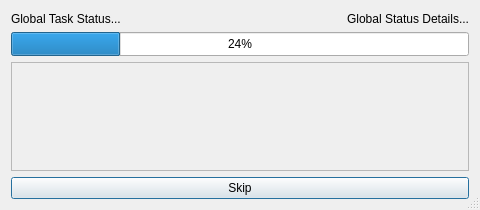
<?xml version="1.0" encoding="UTF-8"?>
<ui version="4.0">
 <class>ProgressDialog</class>
 <widget class="QDialog" name="ProgressDialog">
  <property name="geometry">
   <rect>
    <x>0</x>
    <y>0</y>
    <width>480</width>
    <height>210</height>
   </rect>
  </property>
  <property name="sizePolicy">
   <sizepolicy hsizetype="Preferred" vsizetype="Preferred">
    <horstretch>1</horstretch>
    <verstretch>1</verstretch>
   </sizepolicy>
  </property>
  <property name="minimumSize">
   <size>
    <width>480</width>
    <height>210</height>
   </size>
  </property>
  <property name="windowTitle">
   <string>Por favor espera...</string>
  </property>
  <property name="sizeGripEnabled">
   <bool>true</bool>
  </property>
  <layout class="QVBoxLayout" name="verticalLayout" stretch="0,0,0,0">
   <item>
    <layout class="QHBoxLayout" name="horizontalLayout" stretch="1,0">
     <item>
      <widget class="QLabel" name="globalStatusLabel">
       <property name="sizePolicy">
        <sizepolicy hsizetype="Preferred" vsizetype="Fixed">
         <horstretch>0</horstretch>
         <verstretch>0</verstretch>
        </sizepolicy>
       </property>
       <property name="minimumSize">
        <size>
         <width>0</width>
         <height>15</height>
        </size>
       </property>
       <property name="text">
        <string>Global Task Status...</string>
       </property>
       <property name="wordWrap">
        <bool>true</bool>
       </property>
      </widget>
     </item>
     <item>
      <widget class="QLabel" name="globalStatusDetailsLabel">
       <property name="text">
        <string>Global Status Details...</string>
       </property>
       <property name="alignment">
        <set>Qt::AlignRight|Qt::AlignTrailing|Qt::AlignVCenter</set>
       </property>
      </widget>
     </item>
    </layout>
   </item>
   <item>
    <widget class="QProgressBar" name="globalProgressBar">
     <property name="enabled">
      <bool>true</bool>
     </property>
     <property name="minimumSize">
      <size>
       <width>0</width>
       <height>24</height>
      </size>
     </property>
     <property name="value">
      <number>24</number>
     </property>
    </widget>
   </item>
   <item>
    <widget class="QScrollArea" name="taskProgressScrollArea">
     <property name="sizePolicy">
      <sizepolicy hsizetype="Expanding" vsizetype="MinimumExpanding">
       <horstretch>0</horstretch>
       <verstretch>0</verstretch>
      </sizepolicy>
     </property>
     <property name="minimumSize">
      <size>
       <width>0</width>
       <height>100</height>
      </size>
     </property>
     <property name="frameShape">
      <enum>QFrame::StyledPanel</enum>
     </property>
     <property name="horizontalScrollBarPolicy">
      <enum>Qt::ScrollBarAsNeeded</enum>
     </property>
     <property name="sizeAdjustPolicy">
      <enum>QAbstractScrollArea::AdjustToContents</enum>
     </property>
     <property name="widgetResizable">
      <bool>true</bool>
     </property>
     <widget class="QWidget" name="taskProgressContainer">
      <property name="geometry">
       <rect>
        <x>0</x>
        <y>0</y>
        <width>460</width>
        <height>108</height>
       </rect>
      </property>
      <layout class="QVBoxLayout" name="taskProgressLayout">
       <property name="spacing">
        <number>2</number>
       </property>
      </layout>
     </widget>
    </widget>
   </item>
   <item>
    <widget class="QPushButton" name="skipButton">
     <property name="sizePolicy">
      <sizepolicy hsizetype="Expanding" vsizetype="Fixed">
       <horstretch>0</horstretch>
       <verstretch>0</verstretch>
      </sizepolicy>
     </property>
     <property name="text">
      <string>Skip</string>
     </property>
    </widget>
   </item>
  </layout>
 </widget>
 <resources/>
 <connections/>
</ui>
